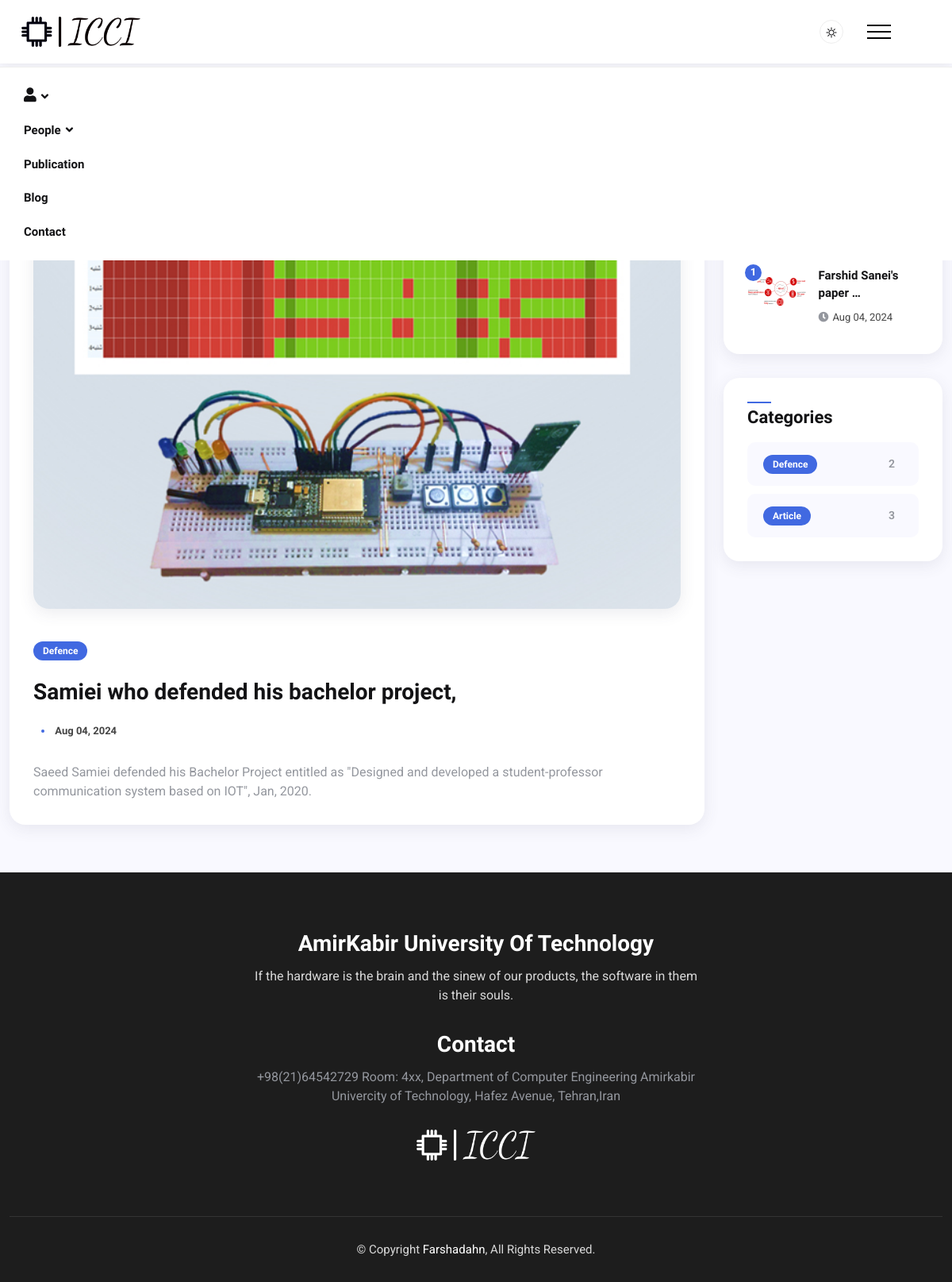
Page /blog/post/1 on the earlier database version.
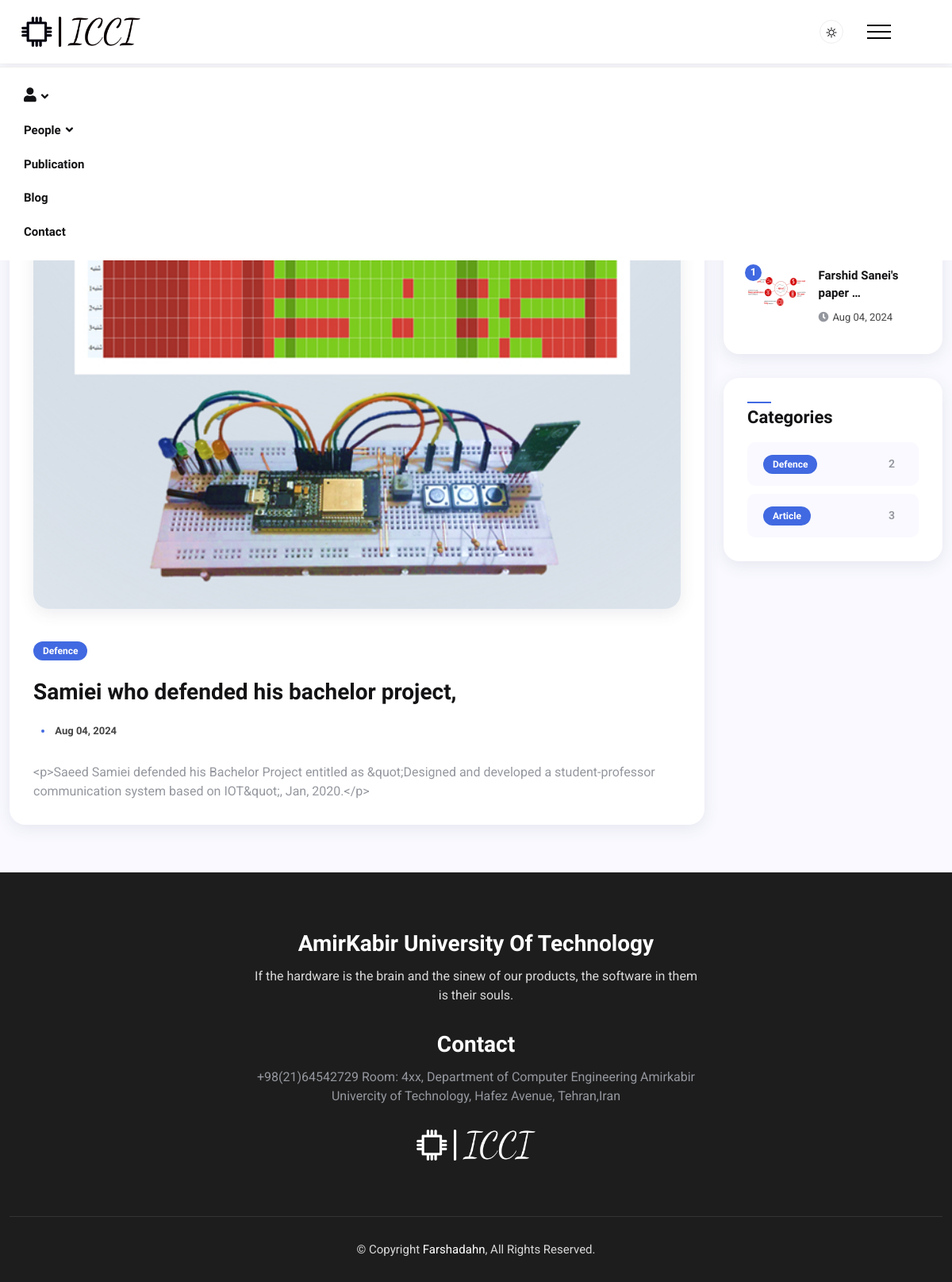
Same page on the later database version.
### posts/models.py (models this page shows, shortened)
class Post(models.Model):
    title = models.CharField(max_length=200)
    content = RichTextUploadingField()
    image = models.ImageField(upload_to='blog/posts/', default='img/pic/default_post_img.png')
    category = models.ForeignKey(Category, on_delete=models.CASCADE, default=1, related_name='posts')
    author = models.ForeignKey(get_user_model(), on_delete=models.CASCADE)
    status = models.BooleanField(default=False)
    created_at = models.DateTimeField(auto_now_add=True)
    updated_at = models.DateTimeField(auto_now=True)

### category/models.py (models this page shows, shortened)
class Category(models.Model):
    name = models.CharField(max_length=100)

### posts/views.py (the view)
# urls.py: path('post/<int:pk>', views.PostDetailView.as_view(), name='details'),
class PostDetailView(DetailView):
    model = Post
    template_name = 'post-details.html'
    context_object_name = 'post'

### category/templatetags/category_tag.py (called while the page is built)
@register.inclusion_tag('category_list.html')
def category_list():
    categories = Category.objects.annotate(number_of_cat=Count("posts")).all()
    category_lists = Category.objects.all()
    cat_list = []
    for category in categories:
        cat_list.append(
            {'name': category.name, 'number_of_cat': category.number_of_cat, 'id':category.id}
        )
    return {'category_lists': cat_list}

### posts/templatetags/post_tags.py (called while the page is built)
@register.inclusion_tag('latest_posts.html')
def latest_posts():
    posts = Post.objects.order_by('-created_at')[:2]
    return {'latest_posts': posts}

### templates/post-details.html (shortened to what this page needs)
{% extends '_base.html' %}
{% load  static %}
{% load category_tag %}
{% load post_tags %}
{% block content %}
    <main class="main">
        <section class="mt-70  mb-30">
            <div class="container-fluid">
                <div class="row">
                    <div class="col-xl-9 side-content">
                        <div class="theiaStickySidebar">
                            <div class="post-single">
                                <div class="post-single-image">
                                    <img src="{{ post.image.url }}" alt="{{ post.title }}" class="img-fluid" style="width: 100%">
                                </div>
                                <div class="post-single-content">
                                    <a href="#" class="categorie">{{ post.category.name }}</a>
                                    <h3 class="title">{{ post.title }}</h3>
                                    <ul class="entry-meta list-inline">
                                        <li class="post-date"><span class="dot"></span> {{ post.created_at|date:"M d, Y" }}</li>
                                    </ul>
                                </div>
                                <div class="post-single-body">
                                    {{ post.content }}
                                </div>
                            </div>
                        </div>
                    </div>
                    <div class="col-xl-3 max-width side-sidebar">
                        <div class="theiaStickySidebar">
                            {% latest_posts %}
                            {% category_list %}
                        </div>
                    </div>
                </div>
            </div>
        </section>
    </main>
{% endblock %}

Differences in the rows shown:
changed Post "Samiei who defended his bachelor project,": content "Saeed Samiei defended his Bachelor Project entitled as \"Designed and developed a student-professor communication system based on IOT\", Jan, 2020." → "<p>Saeed Samiei defended his Bachelor Project entitled as &quot;Designed and developed a student-professor communication system based on IOT&quot;, Jan, 2020.</p>"
